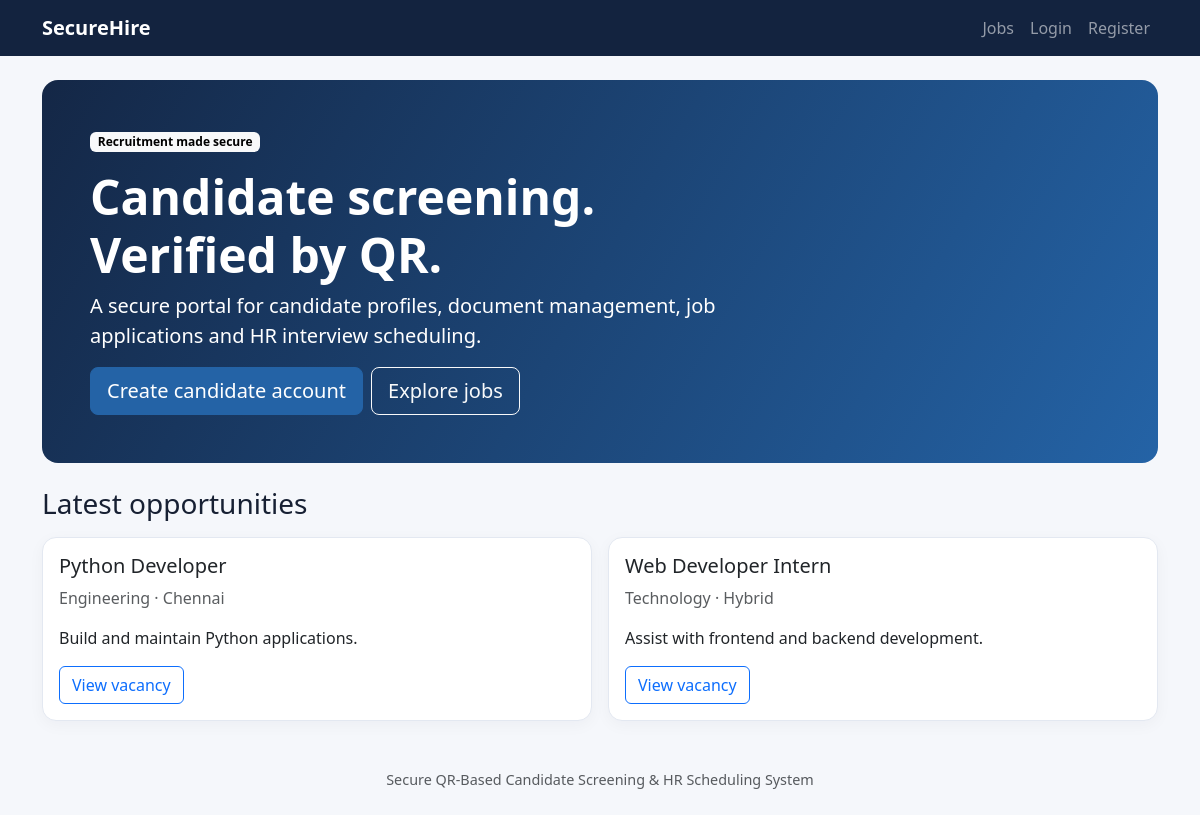
The page / on the database its author committed.
### app.py (models this page shows)
class Job(db.Model):
    id = db.Column(db.Integer, primary_key=True)
    title = db.Column(db.String(150), nullable=False)
    department = db.Column(db.String(100))
    description = db.Column(db.Text)
    requirements = db.Column(db.Text)
    location = db.Column(db.String(150))
    active = db.Column(db.Boolean, default=True)

### app.py (the view)
@app.route("/")
def index():
    jobs=Job.query.filter_by(active=True).all()
    return render_template("index.html", jobs=jobs)

### app.py (called while the page is built)
@app.context_processor
def inject_globals(): return {"now": datetime.utcnow}

### templates/index.html
{% extends "base.html" %}{% block content %}
<section class="hero p-5 rounded-4 mb-4"><span class="badge text-bg-light mb-3">Recruitment made secure</span><h1 class="display-5 fw-bold">Candidate screening.<br>Verified by QR.</h1><p class="lead">A secure portal for candidate profiles, document management, job applications and HR interview scheduling.</p><a class="btn btn-primary btn-lg me-2" href="{{ url_for('register') }}">Create candidate account</a><a class="btn btn-outline-light btn-lg" href="{{ url_for('jobs') }}">Explore jobs</a></section>
<h3 class="mb-3">Latest opportunities</h3><div class="row g-3">{% for job in jobs %}<div class="col-md-6"><div class="card h-100"><div class="card-body"><h5>{{ job.title }}</h5><p class="text-muted">{{ job.department }} · {{ job.location }}</p><p>{{ job.description }}</p><a href="{{ url_for('jobs') }}" class="btn btn-outline-primary">View vacancy</a></div></div></div>{% else %}<p>No vacancies published yet.</p>{% endfor %}</div>{% endblock %}

### static/style.css (style rules this page uses)
body { background:#f5f7fb;color:#172033 }
.hero { background:linear-gradient(120deg,#142746,#2463a6);color:white }
.hero p { max-width:650px }
.card,.stat { border:1px solid #e3e8f1;border-radius:14px;box-shadow:0 4px 16px rgba(20,35,63,.04) }
.btn-primary { background:#2463a6;border-color:#2463a6 }

### rows shown on the page
Job: title "Python Developer", department "Engineering", location "Chennai", description "Build and maintain Python applications."
Job: title "Web Developer Intern", department "Technology", location "Hybrid", description "Assist with frontend and backend development."
